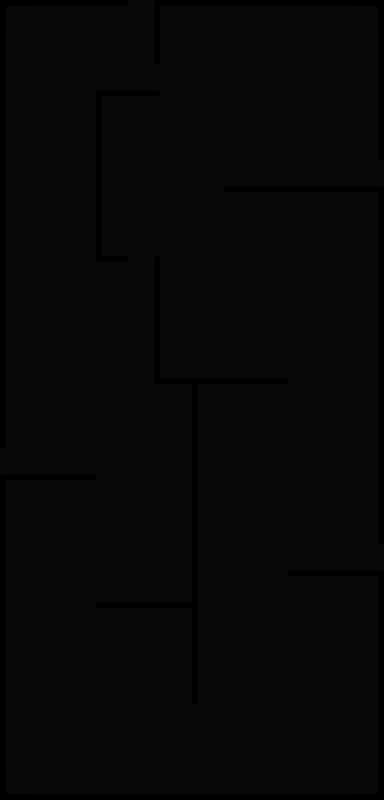

Below is a game level as drawn by its tile map, then a one-line description and the .tmx file that defines it, in full:
An orthogonal 12x25 tile map with 32x32 px tiles, 1 tile layer (Tile Layer 1) and 17 objects (15x boundary, targetSpawn, playerSpawn).

<map version="1.9" tiledversion="1.9.1" orientation="orthogonal" renderorder="right-down" width="12" height="25" tilewidth="32" tileheight="32" infinite="0" nextlayerid="5" nextobjectid="19">
 <tileset firstgid="1" source="tileset.tsx" />
 <layer id="1" name="Tile Layer 1" width="12" height="25">
  <data encoding="csv">
1,2,2,2,14,2,2,2,2,2,2,8,
6,9,9,9,5,9,9,9,9,9,9,5,
6,9,9,3,11,9,9,9,9,9,9,5,
6,9,9,6,9,9,9,9,9,9,9,5,
6,9,9,6,9,9,9,9,9,9,9,5,
6,9,9,6,9,9,9,3,3,3,3,11,
6,9,9,6,9,9,9,9,9,9,9,5,
6,9,9,6,9,9,9,9,9,9,9,5,
6,9,9,2,14,9,9,9,9,9,9,5,
6,9,9,9,5,9,9,9,9,9,9,5,
6,9,9,9,5,9,9,9,9,9,9,5,
6,9,9,9,5,3,3,3,3,9,9,5,
6,9,9,9,9,9,6,9,9,9,9,5,
6,9,9,9,9,9,6,9,9,9,9,5,
10,3,3,9,9,9,6,9,9,9,9,5,
6,9,9,9,9,9,6,9,9,9,9,5,
6,9,9,9,9,9,6,9,9,9,9,5,
6,9,9,9,9,9,6,9,9,3,3,11,
6,9,9,3,3,3,6,9,9,9,9,5,
6,9,9,9,9,9,6,9,9,9,9,5,
6,9,9,9,9,9,6,9,9,9,9,5,
6,9,9,9,9,9,6,9,9,9,9,5,
6,9,9,9,9,9,9,9,9,9,9,5,
6,9,9,9,9,9,9,9,9,9,9,5,
7,3,3,3,3,3,3,3,3,3,3,4
</data>
 </layer>
 <objectgroup id="2" name="spawn">
  <object id="1" class="targetSpawn" x="224" y="96" width="128" height="89" />
  <object id="2" class="playerSpawn" x="86.5123" y="20.5794" width="64" height="64" />
 </objectgroup>
 <objectgroup id="4" name="components">
  <object id="3" class="boundary" x="7.167" y="0" width="368.333" height="6" />
  <object id="5" class="boundary" x="7.77289" y="794.03" width="368.333" height="6" />
  <object id="6" class="boundary" x="378.167" y="8.25" width="5.49967" height="781.417" />
  <object id="7" class="boundary" x="0.000165" y="6.7915" width="5.49967" height="785.167" />
  <object id="8" class="boundary" x="191.977" y="383.928" width="5.68149" height="320.235" />
  <object id="9" class="boundary" x="154.25" y="255.701" width="5.68149" height="128.235" />
  <object id="10" class="boundary" x="96.2843" y="90.1325" width="5.55649" height="171.61" />
  <object id="11" class="boundary" x="154.534" y="6.0075" width="5.80649" height="89.985" />
  <object id="12" class="boundary" x="159.847" y="378.132" width="128.306" height="5.61" />
  <object id="13" class="boundary" x="96.0212" y="602.293" width="95.806" height="5.61" />
  <object id="14" class="boundary" x="5.347" y="474.445" width="90.806" height="5.61" />
  <object id="15" class="boundary" x="101.097" y="256.195" width="53.806" height="5.61" />
  <object id="16" class="boundary" x="223.786" y="186.407" width="154.306" height="5.61" />
  <object id="17" class="boundary" x="287.847" y="570.445" width="90.556" height="5.61" />
  <object id="18" class="boundary" x="101.639" y="90.2158" width="53.056" height="5.61" />
 </objectgroup>
</map>
